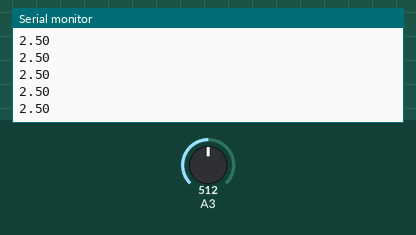
Simulated run of this sketch. Board: Arduino Uno, built with avr-gcc and run on an emulated ATmega328P. Shown: the last lines printed to the serial monitor. The inputs (shaded band) are chosen by the test bench; at power-on: A3 = 512.

Above: at 1.2 s.
1.3 s: A3 set to 716
At 2.1 s:
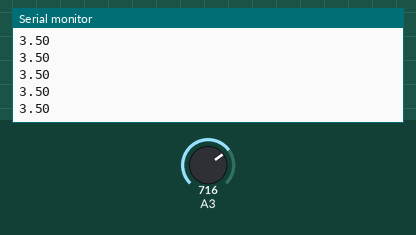
2.8 s: A3 set to 900
At 3.7 s:
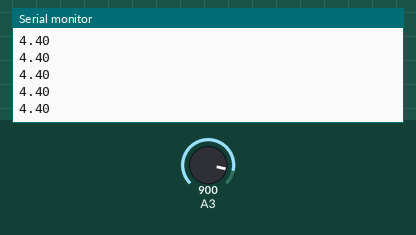
Timing chart, 0 to 5.8 s (numbered marks = the images above; inputs shaded):
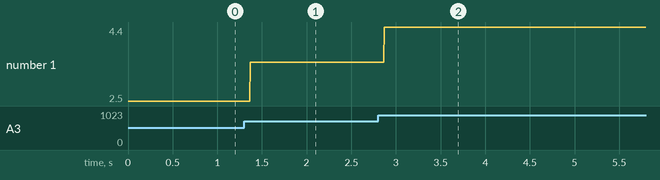

The sketch:

index.ino
```cpp
void setup() {
  // put your setup code here, to run once:
  // comment added :D

  Serial.begin(9600);

}

void loop() {
  // put your main code here, to run repeatedly:
  int motion_h;
  motion_h = analogRead(A3);
  Serial.print(motion_h * (5.0 / 1023.0));
  Serial.print("\n");

}
```

Measured:
- after the input at 1.3 s, the serial monitor: prints a new line after 0.07 s (image 1)
- after the input at 2.8 s, the serial monitor: prints a new line after 0.07 s (image 2)
- plotted number 1: 2.5 → 3.5 after the input at 1.3 s, 3.5 → 4.4 after the input at 2.8 s
